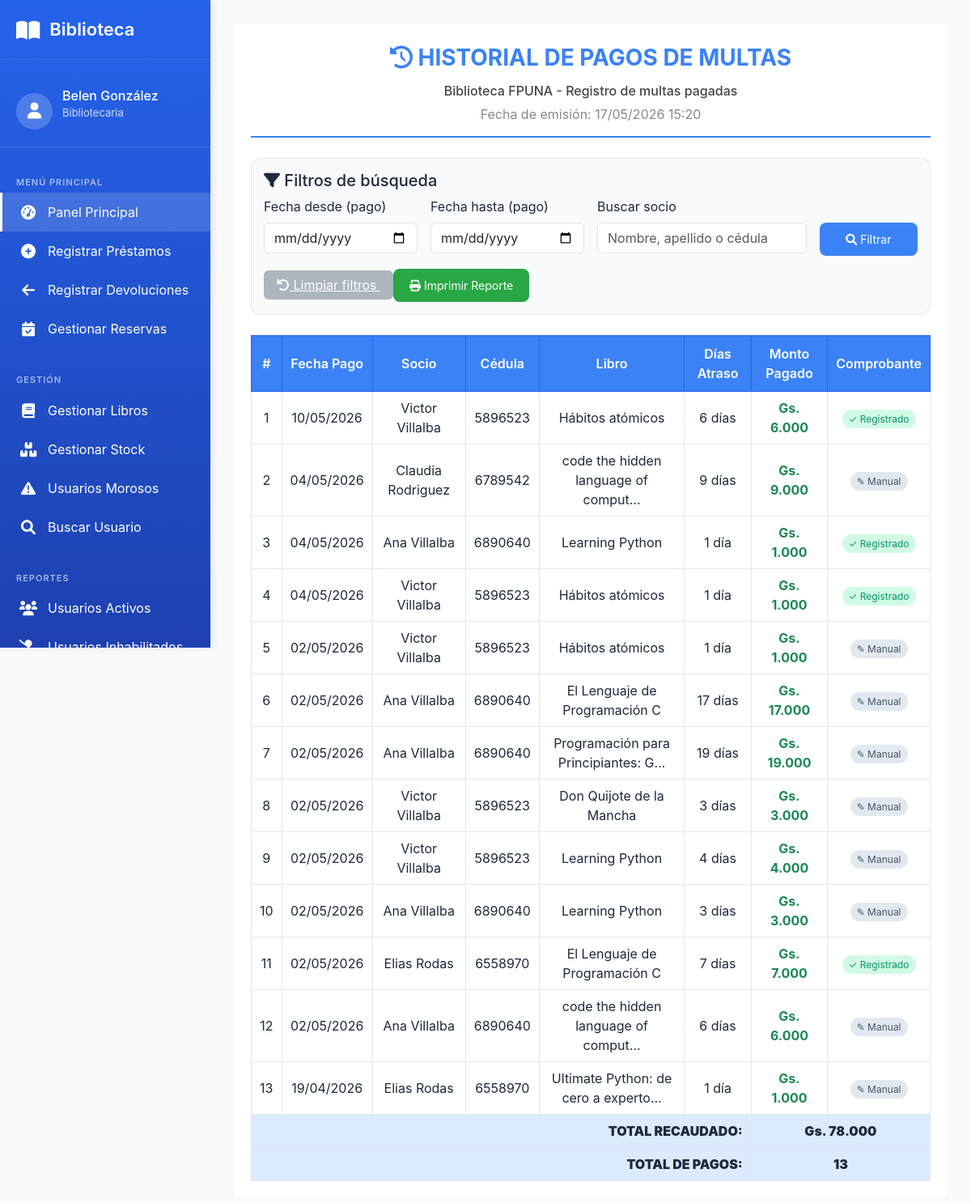
Page /reporte/historial-pagos/ (signed in) on the earlier database version.
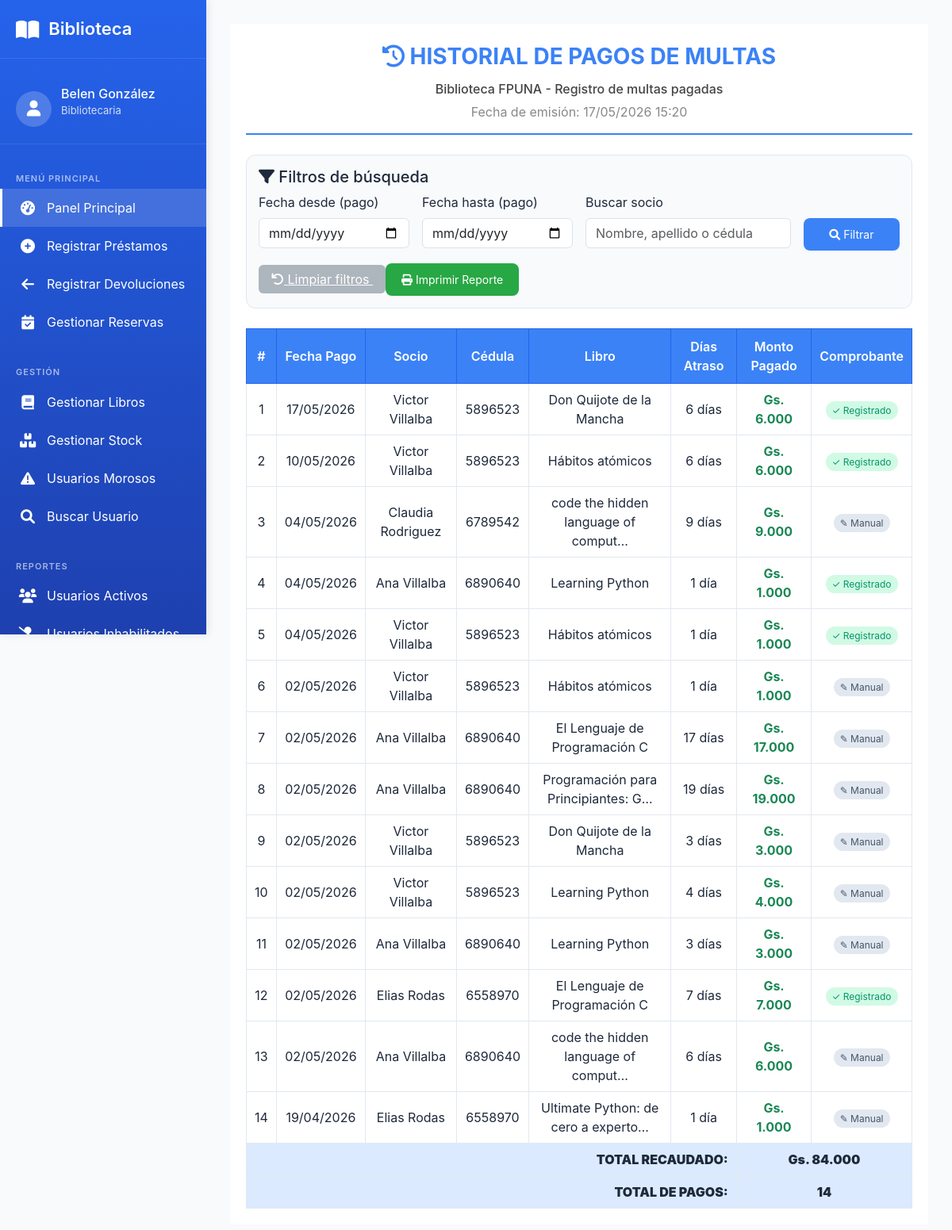
Same page on the later database version.
### prestamo/models.py (models this page shows, shortened)
class Multa(models.Model):
    ESTADO_MULTA_CHOICES = [
        ('PENDIENTE', 'Pendiente'),
        ('PAGADA', 'Pagada'),
        ('CANCELADA', 'Cancelada'),
    ]
    prestamo = models.ForeignKey(
        Prestamo,
        on_delete=models.PROTECT,
        related_name='multas',
        verbose_name="Préstamo"
    )
    dias_atraso = models.IntegerField(
        verbose_name="Días de atraso"
    )
    monto_base = models.DecimalField(
        max_digits=10,
        decimal_places=2,
        verbose_name="Monto base"
    )
    monto_por_dia = models.DecimalField(
        max_digits=10,
        decimal_places=2,
        verbose_name="Monto por día"
    )
    monto_total = models.DecimalField(
        max_digits=10,
        decimal_places=2,
        verbose_name="Monto total"
    )
    fecha_generacion = models.DateField(
        auto_now_add=True,
        verbose_name="Fecha de generación"
    )
    fecha_pago = models.DateField(
        null=True,
        blank=True,
        verbose_name="Fecha de pago"
    )
    estado = models.CharField(
        max_length=20,
        choices=ESTADO_MULTA_CHOICES,
        default='PENDIENTE',
        verbose_name="Estado"
    )
    comprobante_pago = models.CharField(
        max_length=100,
        blank=True,
        null=True,
        verbose_name="Comprobante de pago"
    )
    comprobante_imagen = models.ImageField(
        upload_to='comprobantes/',
        blank=True,
        null=True,
        verbose_name="Comprobante de pago"
    )
    notificado = models.BooleanField(
        default=False,
        verbose_name="Notificado al bibliotecario"
    )
    ticket_generado = models.BooleanField(
        default=False,
        verbose_name="Ticket de pago generado"
    )
    numero_ticket = models.CharField(
        max_length=50,
        blank=True,
        null=True,
        unique=True,
        verbose_name="Número de ticket"
    )
    class Meta:
        verbose_name = "Multa"
        verbose_name_plural = "Multas"

class Prestamo(models.Model):
    ESTADO_PRESTAMO_CHOICES = [
        ('SOLICITADO', 'Solicitado'),
        ('ACTIVO', 'Activo'),
        ('VENCIDO', 'Vencido'),
        ('DEVUELTO', 'Devuelto'),
        ('EXTRAVIADO', 'Extraviado'),
        ('CANCELADA', 'Cancelada'),
    ]
    socio = models.ForeignKey(
        Socio,
        on_delete=models.PROTECT,
        related_name='prestamos',
        verbose_name="Socio"
    )
    ejemplar = models.ForeignKey(
        Ejemplar,
        on_delete=models.PROTECT,
        related_name='prestamos',
        verbose_name="Ejemplar"
    )
    dias_solicitados = models.IntegerField(
        verbose_name="Días solicitados",
        help_text="Cantidad de días que el usuario pidió el libro (1-5)",
        null=True,
        blank=True
    )
    fecha_prestamo = models.DateTimeField(
        auto_now_add=True,
        verbose_name="Fecha de préstamo"
    )
    fecha_vencimiento = models.DateField(
        verbose_name="Fecha de vencimiento"
    )
    fecha_devolucion_real = models.DateField(
        null=True,
        blank=True,
        verbose_name="Fecha de devolución real"
    )
    estado = models.CharField(
        max_length=20,
        choices=ESTADO_PRESTAMO_CHOICES,
        default='ACTIVO',
        verbose_name="Estado"
    )
    observaciones = models.TextField(
        blank=True,
        null=True,
        verbose_name="Observaciones"
    )
    class Meta:
        verbose_name = "Préstamo"
        verbose_name_plural = "Préstamos"
        ordering = ['-fecha_prestamo']
        indexes = [
            models.Index(fields=['estado']),
            models.Index(fields=['fecha_vencimiento']),
        ]

### usuario/models.py (models this page shows, shortened)
class Socio(models.Model):
    TIPO_USUARIO_CHOICES = [
        ('estudiante', 'Estudiante'),
        ('docente', 'Docente'),
        ('administrativo', 'Administrativo'),
        ('externo', 'Externo'),
    ]
    ESTADO_SOCIO_CHOICES = [
        ('activo', 'Activo'),
        ('moroso', 'Moroso'),
        ('inhabilitado', 'Inhabilitado'),
    ]
    user = models.OneToOneField(
        User,
        on_delete=models.CASCADE,
        verbose_name="Usuario de Django"
    )
    cedula = models.CharField(
        max_length=20,
        unique=True,
        verbose_name="Cédula"
    )
    telefono = models.CharField(
        max_length=20,
        blank=True,
        null=True,
        verbose_name="Teléfono"
    )
    direccion = models.CharField(
        max_length=150,
        blank=True,
        null=True,
        verbose_name="Dirección"
    )
    carrera = models.CharField(
        max_length=100,
        blank=True,
        null=True,
        verbose_name="Carrera/Profesión"
    )
    tipo_usuario = models.CharField(
        max_length=50,
        choices=TIPO_USUARIO_CHOICES,
        verbose_name="Tipo de usuario"
    )
    estado_socio = models.CharField(
        max_length=20,
        choices=ESTADO_SOCIO_CHOICES,
        default='activo',
        verbose_name="Estado"
    )
    fecha_registro = models.DateField(
        auto_now_add=True,
        verbose_name="Fecha de registro"
    )
    nivel_acceso = models.ForeignKey(
        NivelAcceso,
        on_delete=models.PROTECT,
        verbose_name="Nivel de acceso"
    )
    class Meta:
        verbose_name = "Socio"
        verbose_name_plural = "Socios"

### catalogo/models.py (models this page shows, shortened)
class Ejemplar(models.Model):
    ESTADO_FISICO_CHOICES = [
        ('BUENO', 'Bueno'),
        ('REGULAR', 'Regular'),
        ('MALO', 'Malo'),
        ('DANADO', 'Dañado'),
        ('PERDIDO', 'Perdido'),
    ]
    DISPONIBILIDAD_CHOICES = [
        ('DISPONIBLE', 'Disponible'),
        ('PRESTADO', 'Prestado'),
        ('RESERVADO', 'Reservado'),
        ('EN_REPARACION', 'En reparación'),
    ]
    libro = models.ForeignKey(
        'Libro',
        on_delete=models.PROTECT,
        related_name='ejemplares',
        verbose_name="Libro",
        db_column='isbn_libro'
    )
    codigo_inventario = models.CharField(
        max_length=50,
        unique=True,
        verbose_name="Código de inventario"
    )
    estado_fisico = models.CharField(
        max_length=20,
        choices=ESTADO_FISICO_CHOICES,
        default='BUENO',
        verbose_name="Estado físico"
    )
    disponibilidad = models.CharField(
        max_length=20,
        choices=DISPONIBILIDAD_CHOICES,
        default='DISPONIBLE',
        verbose_name="Disponibilidad"
    )
    ubicacion = models.CharField(
        max_length=100,
        blank=True,
        null=True,
        verbose_name="Ubicación física",
        help_text="Ej: Estante A3, Sección 5, Sala 2, etc."
    )
    class Meta:
        db_table = 'Ejemplar'
        verbose_name = "Ejemplar"
        verbose_name_plural = "Ejemplares"
        indexes = [
            models.Index(fields=['codigo_inventario']),
            models.Index(fields=['disponibilidad']),
        ]

class Libro(models.Model):
    activo = models.BooleanField(default=True, verbose_name="Activo")
    """Libros del catálogo"""
    isbn = models.CharField(
        max_length=20,
        unique=True,
        verbose_name="ISBN"
    )
    titulo = models.CharField(
        max_length=200,
        verbose_name="Título"
    )
    anio_publicacion = models.IntegerField(
        blank=True,
        null=True,
        verbose_name="Año de publicación"
    )
    descripcion = models.TextField(
        blank=True,
        null=True,
        verbose_name="Descripción / Sinopsis",
        help_text="Breve descripción o sinopsis del libro"
    )
    editorial = models.ForeignKey(
        Editorial,
        on_delete=models.PROTECT,
        verbose_name="Editorial"
    )
    categoria = models.ForeignKey(
        Categoria,
        on_delete=models.PROTECT,
        verbose_name="Categoría"
    )
    autores = models.ManyToManyField(
        Autor,
        through='LibroAutor',
        verbose_name="Autores"
    )
    imagen = models.ImageField(
        upload_to='libros/',
        blank=True,
        null=True,
        verbose_name="Imagen de tapa"
    )
    cantidad_total = models.IntegerField(
        default=0,
        verbose_name="Total de ejemplares"
    )
    inventario_disponible = models.IntegerField(
        default=0,
        verbose_name="Ejemplares disponibles"
    )
    class Meta:
        verbose_name = "Libro"
        verbose_name_plural = "Libros"

### prestamo/views.py (the view)
# urls.py: path('reporte/historial-pagos/', views.reporte_historial_pagos, name='reporte_historial_pagos'),
@staff_member_required
def reporte_historial_pagos(request):
    from datetime import date, timedelta
    from django.db.models import Q, Sum, Count  # ← AGREGAR 'Q' y 'Sum'
    from django.db.models.functions import TruncMonth
    fecha_desde = request.GET.get('fecha_desde', '')
    fecha_hasta = request.GET.get('fecha_hasta', '')
    search = request.GET.get('search', '')
    multas_pagadas = Multa.objects.filter(estado='PAGADA').select_related(
        'prestamo__socio__user', 'prestamo__ejemplar__libro'
    ).order_by('-fecha_pago')
    if fecha_desde:
        multas_pagadas = multas_pagadas.filter(fecha_pago__gte=fecha_desde)
    if fecha_hasta:
        multas_pagadas = multas_pagadas.filter(fecha_pago__lte=fecha_hasta)
    if search:
        multas_pagadas = multas_pagadas.filter(
            Q(prestamo__socio__user__first_name__icontains=search) |
            Q(prestamo__socio__user__last_name__icontains=search) |
            Q(prestamo__socio__cedula__icontains=search)
        )
    total_pagado = multas_pagadas.aggregate(total=Sum('monto_total'))['total'] or 0
    cantidad_pagos = multas_pagadas.count()
    pagos_por_mes = multas_pagadas.annotate(
        mes=TruncMonth('fecha_pago')
    ).values('mes').annotate(
        total=Sum('monto_total'),
        cantidad=Count('id')
    ).order_by('-mes')
    context = {
        'multas_pagadas': multas_pagadas,
        'total_pagado': total_pagado,
        'cantidad_pagos': cantidad_pagos,
        'pagos_por_mes': pagos_por_mes,
        'fecha_desde': fecha_desde,
        'fecha_hasta': fecha_hasta,
        'search': search,
        'hoy': date.today(),
        'ahora': timezone.now(),
    }
    return render(request, 'bibliotecario/reporte_historial_pagos.html', context)

### prestamo/templatetags/mis_filtros.py (called while the page is built)
@register.filter
def puntos(valor):
    try:
        return f"{int(valor):,}".replace(",", ".")
    except:
        return valor

### templates/bibliotecario/reporte_historial_pagos.html (shortened to what this page needs)
{% extends 'base/menu_bibliotecario.html' %}
{% load static %}
{% load mis_filtros %}
{% block main_content %}
<div class="report-container">
    <div class="report-header">
        <div class="report-title">
            <i class="fas fa-history"></i> HISTORIAL DE PAGOS DE MULTAS
        </div>
        <div class="report-subtitle">
            Biblioteca FPUNA - Registro de multas pagadas
        </div>
        <div class="report-fecha">
            Fecha de emisión: {{ ahora|date:"d/m/Y H:i" }}
        </div>
    </div>
    <div class="filtros no-print">
        <h5><i class="fas fa-filter"></i> Filtros de búsqueda</h5>
        <form method="get" class="row g-3">
            <div class="col-md-3">
                <label class="form-label">Fecha desde (pago)</label>
                <input type="date" name="fecha_desde" class="form-control" value="{{ fecha_desde }}">
            </div>
            <div class="col-md-3">
                <label class="form-label">Fecha hasta (pago)</label>
                <input type="date" name="fecha_hasta" class="form-control" value="{{ fecha_hasta }}">
            </div>
            <div class="col-md-4">
                <label class="form-label">Buscar socio</label>
                <input type="text" name="search" class="form-control" placeholder="Nombre, apellido o cédula" value="{{ search }}">
            </div>
            <div class="col-md-2">
                <label class="form-label">&nbsp;</label>
                <button type="submit" class="btn-print w-100">
                    <i class="fas fa-search"></i> Filtrar
                </button>
            </div>
            <div class="col-12">
                <a href="{% url 'reporte_historial_pagos' %}" class="btn-limpiar">
                    <i class="fas fa-undo"></i> Limpiar filtros
                </a>
                <button type="button" class="btn-print" onclick="window.print()" style="background: #28a745;">
                    <i class="fas fa-print"></i> Imprimir Reporte
                </button>
            </div>
        </form>
    </div>
    <table class="tabla-reporte">
        <thead>
            <tr>
                <th>#</th>
                <th>Fecha Pago</th>
                <th>Socio</th>
                <th>Cédula</th>
                <th class="hide-on-print">Libro</th>
                <th>Días Atraso</th>
                <th>Monto Pagado</th>
                <th class="hide-on-print">Comprobante</th>
            </tr>
        </thead>
        <tbody>
            {% for multa in multas_pagadas %}
            <tr>
                <td>{{ forloop.counter }}</small>
                <td>{{ multa.fecha_pago|date:"d/m/Y" }}</small>
                <td>{{ multa.prestamo.socio.user.get_full_name }}</small>
                <td>{{ multa.prestamo.socio.cedula }}</small>
                <td class="hide-on-print">{{ multa.prestamo.ejemplar.libro.titulo|truncatechars:35 }}</small>
                <td>{{ multa.dias_atraso }} día{{ multa.dias_atraso|pluralize }}</small>
                <td class="text-success fw-bold">Gs. {{ multa.monto_total|puntos }}</small>
                <td class="hide-on-print">
                    {% if multa.comprobante_imagen %}
                        <span class="badge-registrado">✓ Registrado</span>
                    {% else %}
                        <span class="badge-manual">✎ Manual</span>
                    {% endif %}
            </tr>
            {% empty %}
            <tr>
                <td colspan="8">No hay pagos registrados en el período seleccionado</small>
            </tr>
            {% endfor %}
        </tbody>
        <tfoot>
            <tr class="total-row">
                <td colspan="6" style="text-align: right;"><strong>TOTAL RECAUDADO:</strong></small>
                <td colspan="2"><strong>Gs. {{ total_pagado|puntos }}</strong></small>
            </tr>
            <tr class="total-row">
                <td colspan="6" style="text-align: right;"><strong>TOTAL DE PAGOS:</strong></small>
                <td colspan="2"><strong>{{ cantidad_pagos }}</strong></small>
            </tr>
        </tfoot>
    </table>
</div>
{% endblock %}

Differences in the rows shown:
now on this page (row edited): Multa: fecha_pago "17/05/2026", prestamo.socio.user.get_full_name "Victor Villalba", prestamo.socio.cedula "5896523", prestamo.ejemplar.libro.titulo "Don Quijote de la Mancha", dias_atraso "6", monto_total|puntos "6.000", shows "✓ Registrado"
Other differences:
{{ total_pagado|puntos }}: "78.000" → "84.000"
{{ cantidad_pagos }}: "13" → "14"
